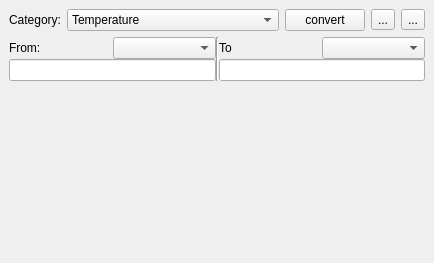
<?xml version="1.0" encoding="UTF-8"?>
<ui version="4.0">
 <class>Convertor</class>
 <widget class="QWidget" name="Convertor">
  <property name="geometry">
   <rect>
    <x>0</x>
    <y>0</y>
    <width>434</width>
    <height>263</height>
   </rect>
  </property>
  <property name="windowTitle">
   <string>Unit Convertor</string>
  </property>
  <layout class="QVBoxLayout" name="verticalLayout_4">
   <property name="leftMargin">
    <number>0</number>
   </property>
   <property name="topMargin">
    <number>0</number>
   </property>
   <property name="rightMargin">
    <number>0</number>
   </property>
   <property name="bottomMargin">
    <number>0</number>
   </property>
   <item>
    <widget class="QStackedWidget" name="stackedWidget">
     <property name="currentIndex">
      <number>0</number>
     </property>
     <widget class="QWidget" name="page">
      <layout class="QVBoxLayout" name="verticalLayout_3">
       <item>
        <layout class="QHBoxLayout" name="horizontalLayout_3" stretch="0,10,0,0,0">
         <item>
          <widget class="QLabel" name="label">
           <property name="text">
            <string>Category:</string>
           </property>
          </widget>
         </item>
         <item>
          <widget class="QComboBox" name="m_categoryCombo">
           <item>
            <property name="text">
             <string>Temperature</string>
            </property>
           </item>
           <item>
            <property name="text">
             <string>Distance</string>
            </property>
           </item>
           <item>
            <property name="text">
             <string>Currency</string>
            </property>
           </item>
           <item>
            <property name="text">
             <string>Volume</string>
            </property>
           </item>
           <item>
            <property name="text">
             <string>Mass</string>
            </property>
           </item>
          </widget>
         </item>
         <item>
          <widget class="QPushButton" name="m_convert">
           <property name="text">
            <string>convert</string>
           </property>
          </widget>
         </item>
         <item>
          <widget class="QToolButton" name="m_reverse">
           <property name="text">
            <string>...</string>
           </property>
          </widget>
         </item>
         <item>
          <widget class="QToolButton" name="m_customValue">
           <property name="text">
            <string>...</string>
           </property>
          </widget>
         </item>
        </layout>
       </item>
       <item>
        <layout class="QHBoxLayout" name="horizontalLayout_4">
         <property name="spacing">
          <number>0</number>
         </property>
         <item>
          <layout class="QVBoxLayout" name="verticalLayout_2">
           <item>
            <layout class="QHBoxLayout" name="horizontalLayout">
             <item>
              <widget class="QLabel" name="label_3">
               <property name="text">
                <string>From:</string>
               </property>
              </widget>
             </item>
             <item>
              <widget class="QComboBox" name="m_fromCombo"/>
             </item>
            </layout>
           </item>
           <item>
            <widget class="QLineEdit" name="m_fromLine"/>
           </item>
          </layout>
         </item>
         <item>
          <widget class="QFrame" name="frame">
           <property name="frameShape">
            <enum>QFrame::Shape::VLine</enum>
           </property>
           <property name="frameShadow">
            <enum>QFrame::Shadow::Sunken</enum>
           </property>
          </widget>
         </item>
         <item>
          <layout class="QVBoxLayout" name="verticalLayout">
           <item>
            <layout class="QHBoxLayout" name="horizontalLayout_2">
             <item>
              <widget class="QLabel" name="label_2">
               <property name="text">
                <string>To</string>
               </property>
              </widget>
             </item>
             <item>
              <widget class="QComboBox" name="m_toCombo"/>
             </item>
            </layout>
           </item>
           <item>
            <widget class="QLineEdit" name="m_toLine"/>
           </item>
          </layout>
         </item>
        </layout>
       </item>
       <item>
        <spacer name="verticalSpacer">
         <property name="orientation">
          <enum>Qt::Orientation::Vertical</enum>
         </property>
         <property name="sizeHint" stdset="0">
          <size>
           <width>20</width>
           <height>123</height>
          </size>
         </property>
        </spacer>
       </item>
      </layout>
     </widget>
     <widget class="QWidget" name="page_2">
      <layout class="QHBoxLayout" name="horizontalLayout_7">
       <property name="spacing">
        <number>2</number>
       </property>
       <property name="leftMargin">
        <number>0</number>
       </property>
       <property name="topMargin">
        <number>0</number>
       </property>
       <property name="rightMargin">
        <number>0</number>
       </property>
       <property name="bottomMargin">
        <number>0</number>
       </property>
       <item>
        <layout class="QHBoxLayout" name="horizontalLayout_5"/>
       </item>
       <item>
        <layout class="QVBoxLayout" name="verticalLayout_6">
         <property name="spacing">
          <number>2</number>
         </property>
         <item>
          <layout class="QHBoxLayout" name="horizontalLayout_6">
           <item>
            <widget class="QLabel" name="label_4">
             <property name="text">
              <string>Category</string>
             </property>
            </widget>
           </item>
           <item>
            <widget class="QComboBox" name="m_categoryCombo2">
             <item>
              <property name="text">
               <string>Temperature</string>
              </property>
             </item>
             <item>
              <property name="text">
               <string>Distance</string>
              </property>
             </item>
             <item>
              <property name="text">
               <string>Currency</string>
              </property>
             </item>
             <item>
              <property name="text">
               <string>Volume</string>
              </property>
             </item>
             <item>
              <property name="text">
               <string>Mass</string>
              </property>
             </item>
            </widget>
           </item>
          </layout>
         </item>
         <item>
          <widget class="QTableView" name="m_tableView"/>
         </item>
        </layout>
       </item>
       <item>
        <layout class="QVBoxLayout" name="verticalLayout_5">
         <item>
          <widget class="QToolButton" name="m_addBtn">
           <property name="text">
            <string>...</string>
           </property>
          </widget>
         </item>
         <item>
          <widget class="QToolButton" name="m_removeBtn">
           <property name="text">
            <string>...</string>
           </property>
          </widget>
         </item>
         <item>
          <spacer name="verticalSpacer_2">
           <property name="orientation">
            <enum>Qt::Orientation::Vertical</enum>
           </property>
           <property name="sizeHint" stdset="0">
            <size>
             <width>20</width>
             <height>40</height>
            </size>
           </property>
          </spacer>
         </item>
         <item>
          <widget class="QToolButton" name="m_backBtn">
           <property name="text">
            <string>...</string>
           </property>
          </widget>
         </item>
        </layout>
       </item>
      </layout>
     </widget>
    </widget>
   </item>
  </layout>
  <action name="m_reverseAct">
   <property name="icon">
    <iconset theme="reverse">
     <normaloff>:/resources/icons/reverse.svg</normaloff>:/resources/icons/reverse.svg</iconset>
   </property>
   <property name="text">
    <string>Reverse</string>
   </property>
  </action>
  <action name="m_customRuleAct">
   <property name="icon">
    <iconset theme="list">
     <normaloff>:/resources/icons/list.svg</normaloff>:/resources/icons/list.svg</iconset>
   </property>
   <property name="text">
    <string>Custom Rule</string>
   </property>
  </action>
  <action name="m_addUnitAction">
   <property name="icon">
    <iconset theme="add">
     <normaloff>:/resources/icons/add_round.png</normaloff>:/resources/icons/add_round.png</iconset>
   </property>
   <property name="text">
    <string>Add</string>
   </property>
   <property name="toolTip">
    <string>Add Unit</string>
   </property>
  </action>
  <action name="m_removeUnit">
   <property name="icon">
    <iconset theme="remove">
     <normaloff>:/resources/icons/delete.png</normaloff>:/resources/icons/delete.png</iconset>
   </property>
   <property name="text">
    <string>Remove Unit</string>
   </property>
   <property name="toolTip">
    <string>remove unit</string>
   </property>
  </action>
  <action name="m_back">
   <property name="icon">
    <iconset resource="../../editors/noteeditor/src/textedit.qrc">
     <normaloff>:/trolltech/dialogs/qprintpreviewdialog/images/go-previous-24.png</normaloff>:/trolltech/dialogs/qprintpreviewdialog/images/go-previous-24.png</iconset>
   </property>
   <property name="text">
    <string>Return</string>
   </property>
   <property name="toolTip">
    <string>Return to convertor page</string>
   </property>
  </action>
 </widget>
 <resources>
  <include location="../../editors/noteeditor/src/textedit.qrc"/>
 </resources>
 <connections/>
</ui>
